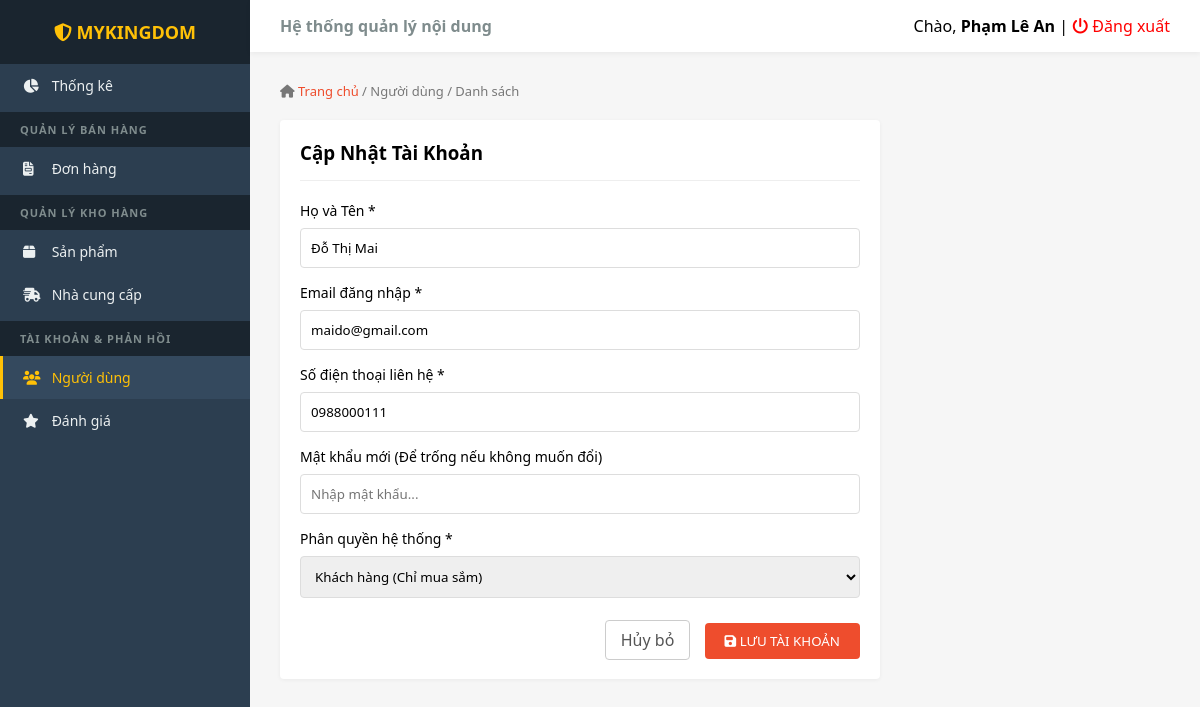
The page /admin/index.php?page=users&action=edit&id=10 (signed in) on the database its author committed.
### tables this page shows
CREATE TABLE `users` (
  `id` int(11) NOT NULL,
  `fullname` varchar(255) NOT NULL,
  `email` varchar(255) NOT NULL,
  `password` varchar(255) NOT NULL,
  `phone` varchar(15) DEFAULT NULL,
  `role` varchar(20) NOT NULL DEFAULT 'customer'
);

### admin/users.php (the view, shortened to what this page needs)
<?php
$action = isset($_GET['action']) ? $_GET['action'] : 'list';
?>
<div class="breadcrumb">
    <i class="fa-solid fa-house"></i> <a href="index.php">Trang chủ</a> / Người dùng / Danh sách
</div>
<?php
if ($action === 'add' || $action === 'edit'):
    $u = ['id'=>'', 'fullname'=>'', 'email'=>'', 'phone'=>'', 'role'=>'user'];
    if ($action === 'edit') {
        $stmt = $pdo->prepare("SELECT * FROM users WHERE id = ?");
        $stmt->execute([(int)$_GET['id']]);
        $u = $stmt->fetch();
    }
?>
    <div class="box" style="max-width: 600px;">
        <h3 style="margin-top: 0; margin-bottom: 20px; border-bottom: 1px solid #eee; padding-bottom: 15px;">
            <?= $action=='add' ? 'Tạo Tài Khoản Mới' : 'Cập Nhật Tài Khoản' ?>
        </h3>
        <form action="index.php?page=users" method="POST">
            <div class="sp-form-group">
                <label>Họ và Tên *</label>
                <input type="text" name="fullname" class="sp-form-control" value="<?= htmlspecialchars($u['fullname']) ?>" required>
            </div>
            <div class="sp-form-group">
                <label>Email đăng nhập *</label>
                <input type="email" name="email" class="sp-form-control" value="<?= htmlspecialchars($u['email']) ?>" required>
            </div>
            <div class="sp-form-group">
                <label>Số điện thoại liên hệ *</label>
                <input type="text" name="phone" class="sp-form-control" value="<?= htmlspecialchars($u['phone']) ?>" required>
            </div>
            <div class="sp-form-group">
                <label><?= $action=='add' ? 'Mật khẩu *' : 'Mật khẩu mới (Để trống nếu không muốn đổi)' ?></label>
                <input type="password" name="password" class="sp-form-control" <?= $action=='add' ? 'required' : '' ?> placeholder="Nhập mật khẩu...">
            </div>
            <div class="sp-form-group">
                <label>Phân quyền hệ thống *</label>
                <select name="role" class="sp-form-control" required>
                    <option value="user" <?= $u['role'] == 'user' ? 'selected' : '' ?>>Khách hàng (Chỉ mua sắm)</option>
                </select>
            </div>
            <div style="text-align: right; margin-top: 25px;">
                <a href="index.php?page=users" style="padding: 8px 15px; color: #555; text-decoration: none; margin-right: 10px; border: 1px solid #ccc; border-radius: 4px;">Hủy bỏ</a>
                <button type="submit" style="background: #ee4d2d; color: #fff; border: none; padding: 9px 20px; border-radius: 4px; cursor: pointer; font-weight: 500;">
                    <i class="fa-solid fa-floppy-disk"></i> LƯU TÀI KHOẢN
                </button>
            </div>
        </form>
    </div>
<?php
endif; ?>

### admin/index.php (style rules this page uses)
* { box-sizing: border-box; margin: 0; padding: 0; font-family: 'Segoe UI', Tahoma, Geneva, Verdana, sans-serif; }
body { display: flex; background: #f6f6f6; min-height: 100vh; overflow-x: hidden; }

### admin/users.php (style rules this page uses)
.breadcrumb { font-size: 13px; color: #777; margin-bottom: 20px; }
.breadcrumb a { color: #ee4d2d; text-decoration: none; }
.box { background: #fff; border-radius: 4px; box-shadow: 0 1px 4px rgba(0,0,0,0.05); padding: 20px; margin-bottom: 20px; }
.sp-form-group { margin-bottom: 15px; }
.sp-form-group label { display: block; margin-bottom: 8px; font-size: 14px; font-weight: 500; }
.sp-form-control { width: 100%; padding: 10px; border: 1px solid #ddd; border-radius: 4px; outline: none; box-sizing: border-box; }

### rows shown on the page
users: fullname "Đỗ Thị Mai", email "maido@gmail.com", phone "0988000111", role "Khách hàng (Chỉ mua sắm)"

### other values the page prints
$_SESSION['admin_user'] "Phạm Lê An"
